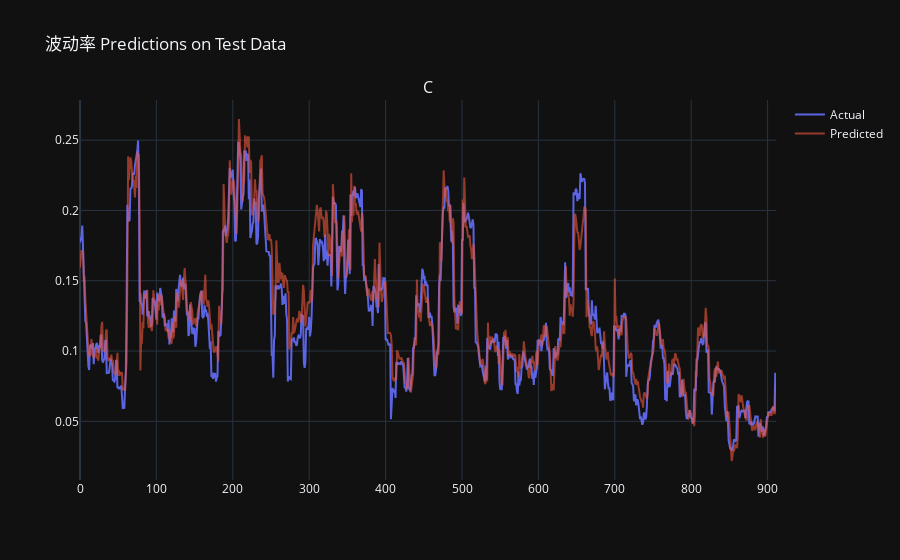

Notebook source saved alongside this figure:
### Code cell
fig = make_subplots(rows=1, cols=1, subplot_titles=('Close Predictions'))

test_close_pred = test_predictions[:, -1]
test_close_actual = test_labels[:, -1]

fig.add_trace(go.Scatter(x=np.arange(len(train_close_actual)), y=test_close_actual, mode='lines', name='Actual', opacity=0.9))
fig.add_trace(go.Scatter(x=np.arange(len(train_close_pred)), y=test_close_pred, mode='lines', name='Predicted', opacity=0.6))

fig.update_layout(title='波动率 Predictions on Test Data', template='plotly_dark')
fig.show()

### Figure 1 — Plotly figure (JSON) as saved in the notebook; plotly's stock layout.template omitted (floating-point values rounded to 4 significant figures; data arrays with more than 128 entries replaced by an {"elided": "..."} marker saying what was removed)
{"data": [{"mode": "lines", "name": "Actual", "opacity": 0.9, "type": "scatter", "x": {"elided": "3727 int values"}, "y": {"elided": "912 float values"}}, {"mode": "lines", "name": "Predicted", "opacity": 0.6, "type": "scatter", "x": {"elided": "3727 int values"}, "y": {"elided": "912 float values"}}], "layout": {"annotations": [{"font": {"size": 16}, "showarrow": false, "text": "C", "x": 0.5, "xanchor": "center", "xref": "paper", "y": 1, "yanchor": "bottom", "yref": "paper"}], "title": {"text": "波动率 Predictions on Test Data"}, "xaxis": {"anchor": "y", "domain": [0, 1]}, "yaxis": {"anchor": "x", "domain": [0, 1]}}}
